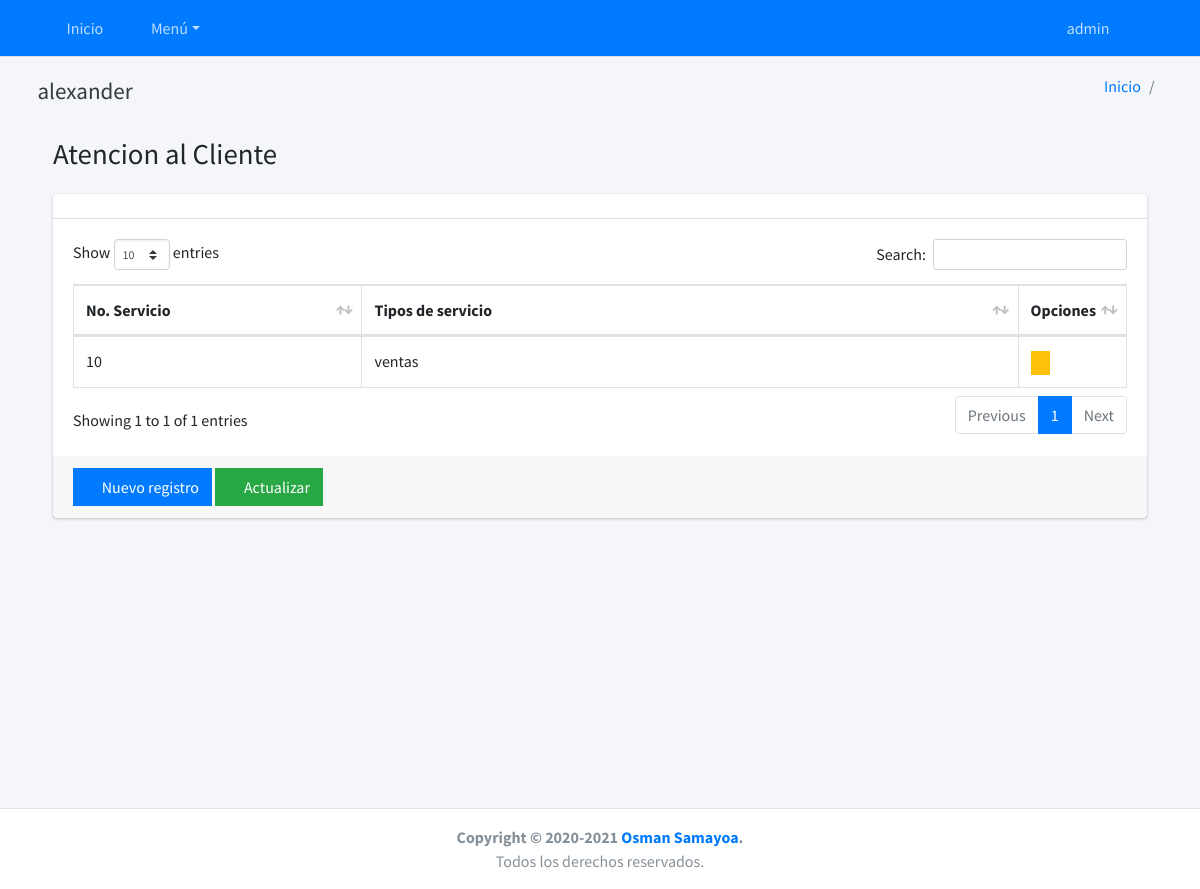
The page /ordenes/lista-ordenes-servicios/ (signed in) on the database its author committed.
### usuario/models.py (models this page shows)
class User(AbstractUser):
    def get_full_name(self):
        return '{}{}'.format(self.first_name, self.last_name)

### ordenes/models.py (models this page shows, shortened)
class Servicio(BaseModel):
    username = models.ForeignKey(settings.AUTH_USER_MODEL, on_delete=models.CASCADE, blank=True, null=True)
    tipo_servicio = models.ForeignKey(TiposServicio, on_delete=models.CASCADE)
    no_servicio = models.AutoField(primary_key=True)
    orden_generada = models.BooleanField(default = True)
    orden_transito = models.BooleanField(default = False)
    class Meta:
        verbose_name = 'Servicio'
        verbose_name_plural = 'Servicios'
        db_table = 'servicio'

class TiposServicio(BaseModel):
    username = models.ForeignKey(settings.AUTH_USER_MODEL, on_delete=models.CASCADE, blank=True, null=True)
    name = models.CharField('Variedad de servicios', max_length=150)
    def __str__(self):
        return self.name
    class Meta:
        verbose_name = 'Tipo de servicio'
        verbose_name_plural = 'Tipos de servicio'
        db_table = 'TipoServicio'

### ordenes/views.py (the view)
# urls.py: path('lista-ordenes-servicios/', OrdenServicio.as_view(), name='lista_ordenes_servicios'),
class OrdenServicio(ListView):
    model =  Servicio
    template_name = 'ordenes/list_orden_servicio.html'
    def get_queryset(self):
        tiket = self.model.objects.latest('date_creation')
        return  tiket
    def get_context_data(self , *args , **kwargs):
        context = super().get_context_data(*args, **kwargs)
        context ['title'] = 'Atencion al Cliente'
        context['list_url'] = reverse_lazy('ordenes:lista_ordenes_servicios')
        context['new_url'] = reverse_lazy('ordenes:new_ordenes_servicios')
        context['url_home'] = reverse_lazy('bases:home')
        return context

### ordenes/templates/ordenes/list_orden_servicio.html
{% extends 'base/list.html' %}
{% block columns %}
  <tr>
    <th scope="col" style="width: 30%" >No. Servicio</th>
    <th scope="col" style="width: 90%" >Tipos de servicio</th>
    <th class="all">Opciones</th>
  </tr>
{% endblock %}
{% block rows %}
  <tr>
    <td>{{object_list.no_servicio}}</td>
    <td>{{object_list.tipo_servicio}}</td>
    <td>
      <a href="#" class="btn btn-warning btn-xs btn-flat">
        <i class="fas fa-edit"></i></a>
    </td>
  </tr>
{% endblock %}

### templates/base/body.html (shortened to what this page needs)
{% extends 'base/home.html' %}
{% block body %}
    <body class="hold-transition layout-top-nav">
    <div class="wrapper">
        {% include 'base/header.html' %}
        <div class="content-wrapper">
            <div class="content-header">
                <div class="container">
                    <div class="row">
                        <div class="col-sm-6">
                            <h1 class="m-0 text-dark"> <small>{{ request.user.get_full_name }}</small></h1>
                        </div>
                        <div class="col-sm-6">
                            <ol class="breadcrumb float-sm-right">
                                <li class="breadcrumb-item"><a href="{{url_home}}">Inicio</a></li>
                                <li class="breadcrumb-item"><a href="#"></a></li>
                            </ol>
                        </div>
                    </div>
                </div>
            </div>
            <div class="content">
                <div class="container">
                    {% block content %}
                    {% endblock %}
                </div>
            </div>
        </div>
        {% include 'base/footer.html' %}
    </div>
    </body>
{% endblock %}

### templates/base/header.html (shortened to what this page needs)
{% load static %}
<nav class="main-header navbar navbar-expand navbar-dark navbar-primary">
    <div class="container">
        <div class="collapse navbar-collapse order-3" id="navbarCollapse">
            <ul class="navbar-nav">
                <li class="nav-item">
                    <a href="{% url 'bases:home' %}" class="nav-link"><i class="fas fa-home"></i>Inicio</a>
                </li>
                <li class="nav-item dropdown">
                    <a id="dropdownSubMenu1" href="#" data-toggle="dropdown" aria-haspopup="true" aria-expanded="false"
                       class="nav-link dropdown-toggle"><i class="fas fa-folder-open"></i> Menú</a>
                </li>
            </ul>
        </div>
        <ul class="order-1 order-md-3 navbar-nav navbar-no-expand ml-auto">
            <li class="nav-item dropdown">
                <a class="nav-link" data-toggle="dropdown" href="#">
                    <i class="fas fa-users-cog"></i> {{ request.user.username }}
                </a>
            </li>
            <li class="nav-item">
                <a class="nav-link" href="{% url 'bases:logout' %}">
                    <i class="fas fa-power-off" aria-hidden="true"></i>
                </a>
            </li>
        </ul>
    </div>
</nav>

### rows shown on the page
User: user.username "admin", user.get_full_name "alexander"
Servicio: no_servicio "10", tipo_servicio "ventas"

### other values the page prints
{{ title }} "Atencion al Cliente"
